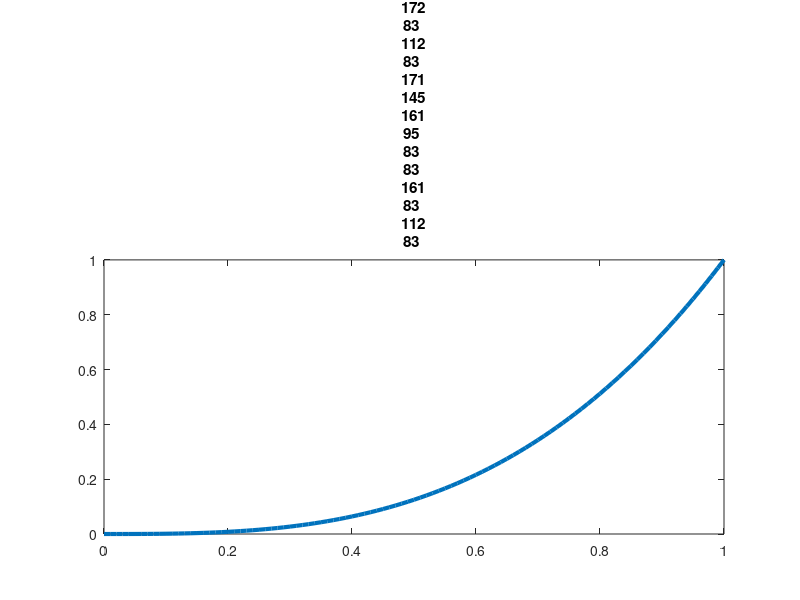
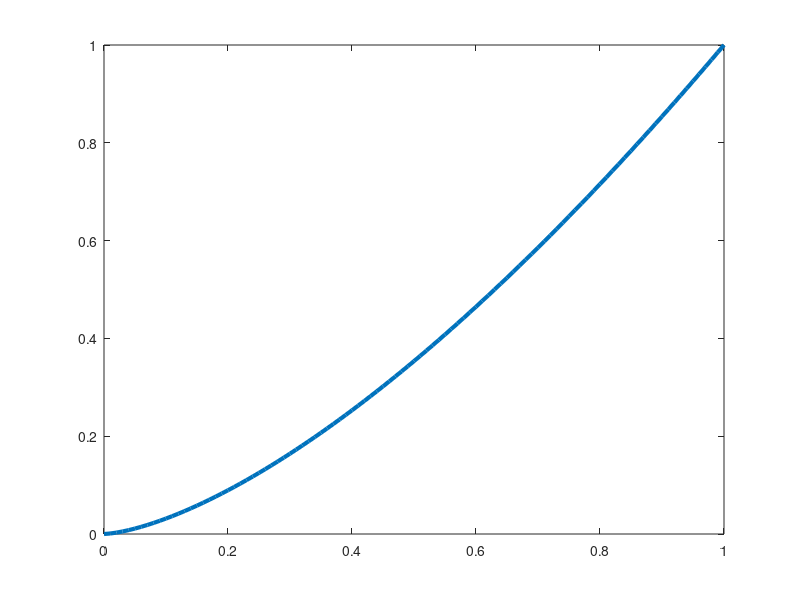

Recreate these plots in MATLAB, in order. (Note: this script raises an error after producing the figures.)
clc
clear
x = 0:0.01:1;
n = 3;
y = x.^n;
plot(x,y,"LineWidth",3)
title("y = x^n,  n = " + num2str(n))
n = 1:0.5:5;
nImages = length(n);

fig = figure;
for idx = 1:nImages
    y = x.^n(idx);
    plot(x,y,"LineWidth",3)
    title("y = x^n,  n = " + num2str(n(idx)))
    drawnow
    frame = getframe(fig);
    im{idx} = frame2im(frame);
end
close;
figure;
for idx = 1:nImages
    subplot(3,3,idx)
    imshow(im{idx});
end
filename = "testAnimated.gif"; % Specify the output file name
for idx = 1:nImages
    [A,map] = rgb2ind(im{idx},256);
    if idx == 1
        imwrite(A,map,filename,"gif","LoopCount",Inf,"DelayTime",1);
    else
        imwrite(A,map,filename,"gif","WriteMode","append","DelayTime",1);
    end
end